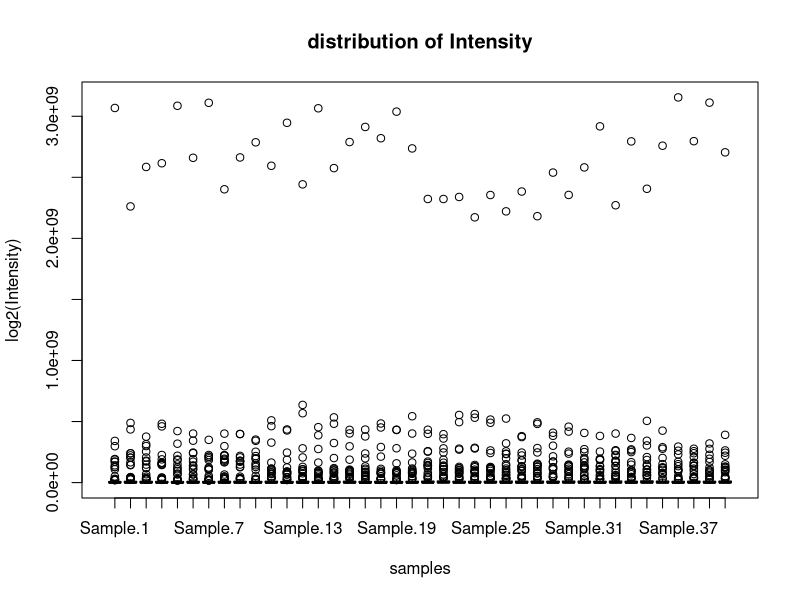
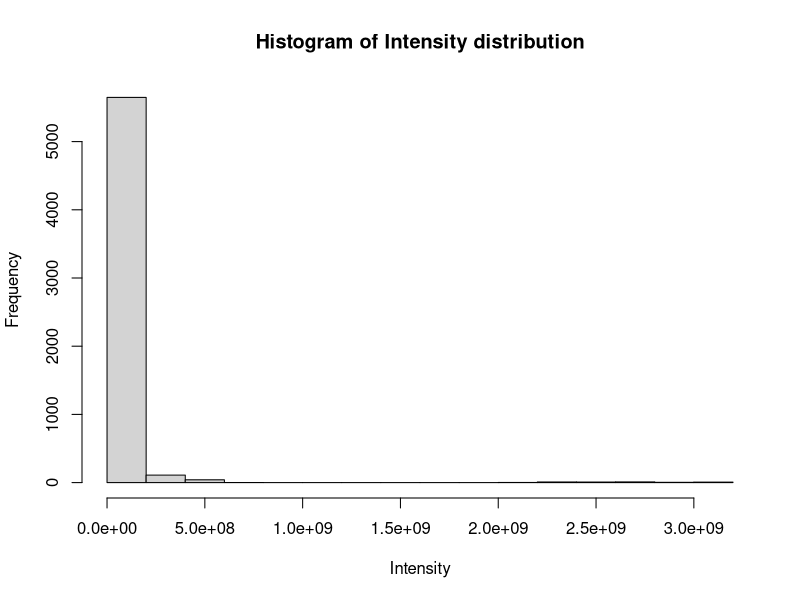

The R source for these figures, in order: (Note: this script raises an error after producing the figures.)
## ---- chunk 1
data<-read.table("SWATH.example.data.csv", sep=",",header=T, row.names = 1)
data
boxplot(data, ylab="log2(Intensity)", xlab="samples", main = "distribution of Intensity") 
hist(as.numeric(unlist(data)), main = "Histogram of Intensity distribution",  xlab = "Intensity")
## ---- chunk 2
#for this specific data :
exp.design <- data.frame(samples = colnames(data), condition = 1) ## first we define a matrix containing the experiment design information by associating a sample name with the condition name
exp.design$condition[1:10] = "control"
exp.design$condition[11:20] = "lessone"
exp.design$condition[21:30] = "onetofive"
exp.design$condition[31:40] = "adult"

design <- model.matrix(~0 + exp.design$condition, data = exp.design) ## model.matrix() use the experiment design to generate a matrix.
colnames(design) <- sort(unique(exp.design$condition))
row.names(design) <- exp.design$samples
as.data.frame(design)
## ---- chunk 3
contrast <- makeContrasts(adult-control, lessone-control, onetofive-control, levels=design)
as.data.frame(contrast)
## ---- chunk 4
library(limma)
library(edgeR)

dge <- DGEList(data)
dge <- calcNormFactors(dge)
y <- voom(dge, design)
norm.data <- y$E
as.data.frame(norm.data)
boxplot(norm.data, ylab="normalized Intensity", xlab="samples", main = "distribution of the normalized Intensity")
hist(norm.data, main = "Histogram of Intensity distribution",  xlab = "Intensity")
## ---- chunk 5
fit <- lmFit(y, design)
## ---- chunk 6
fit2 <- contrasts.fit(fit, contrast)
fit2 <- eBayes(fit2)
## ---- chunk 7
adult.vs.c <- topTable(fit2, coef = "adult - control", n = nrow(fit2))
lessone.vs.control <- topTable(fit2, coef = "lessone - control", n = nrow(fit2))
onetofive.vs.control <- topTable(fit2, coef = "onetofive - control", n = nrow(fit2))
adult.vs.c ; lessone.vs.control ; onetofive.vs.control
## ---- chunk 8
adult.vs.c$protein <- row.names(adult.vs.c)
row.names(adult.vs.c) <- NULL
adult.vs.c <- adult.vs.c[, c(7, 4, 5, 1)]

lessone.vs.control$protein <- row.names(lessone.vs.control)
row.names(lessone.vs.control) <- NULL
lessone.vs.control <- lessone.vs.control[, c(7, 4, 5, 1)]

onetofive.vs.control$protein <- row.names(onetofive.vs.control)
row.names(onetofive.vs.control) <- NULL
onetofive.vs.control <- onetofive.vs.control[, c(7, 4, 5, 1)]

Results <- list(adult.vs.c, lessone.vs.control, onetofive.vs.control)
## ---- chunk 9

thresh_fc <- 0.5
thresh_p <- 0.05
deProt <- Results
for(i in 1:length(Results)){
    fc = as.data.frame(deProt[[i]])[,4]
    p = as.data.frame(deProt[[i]])[,3]
    dt <-as.data.frame(deProt[[i]])
    deProt[[i]] <- dt[which(p<=thresh_p & abs(fc)>=thresh_fc),]
    print(as.data.frame(deProt[[i]]))
  }
## ---- chunk 10

library(ggplot2)
library(ggrepel)

tresh_fc = 0.5 ## Fold change threshold
tresh_p = 0.05 ## p.value treshold

for(i in 1:length(Results)){
  
  plotTitle <- substr(colnames(Results[[i]])[2], 9 ,nchar(colnames(Results[[i]])[2]))
  values <- as.data.frame(Results[[i]])
  forplot <- data.frame(x=as.numeric(values[,4]), y=-log10(values[,3]), id=as.character(values[,1]))
  tmp <- forplot[as.numeric(forplot$y)>=-log10(tresh_fc) & abs(forplot$x)>tresh_fc,]
  p <- ggplot(forplot) + geom_point(aes(x, y , color = ifelse(y>=-log10(tresh_p) & abs(x)>=tresh_fc, "not signi", "FC")),show.legend = F) +
    scale_color_manual(values = c("blue", "red")) +
    geom_text_repel(data = subset(forplot, abs(forplot$x)>=tresh_fc & forplot$y>=-log10(tresh_p)),
                    aes(x,y,label = id),
                    size = 2) +
    geom_vline(xintercept = tresh_fc ) +
    geom_vline(xintercept = -tresh_fc) + 
    geom_hline(yintercept = -log10(tresh_p)) + 
    labs(title = plotTitle,x="log2(Fold-change)", y="-log10(P.Value)") + theme_bw() 
    print(p)
}
## ---- chunk 11
res <- vector()
for(i in 1:length(deProt)){
  res <- append(res, as.character(deProt[[i]][,1]))
}
res <- unique(res)
print(res)
saveRDS(res, "resLIMMA.rds")
## ---- chunk 12
library(VennDiagram)

grid.newpage()
draw.triple.venn(area1 = length(deProt[[1]][,1]),
               area2 = length(deProt[[2]][,1]),
               area3 = length(deProt[[3]][,1]),
               n12 = length(intersect(deProt[[1]][,1],deProt[[2]][,1])),
               n23 = length(intersect(deProt[[2]][,1],deProt[[3]][,1])),
               n13 = length(intersect(deProt[[1]][,1],deProt[[3]][,1])),
               n123 = length(Reduce(intersect, list(deProt[[1]][,1],deProt[[2]][,1],deProt[[3]][,1]))),
               category = c("a-c","l-c","o-c"),
               lty = "blank", fill = c("skyblue", "pink1", "mediumorchid"))
